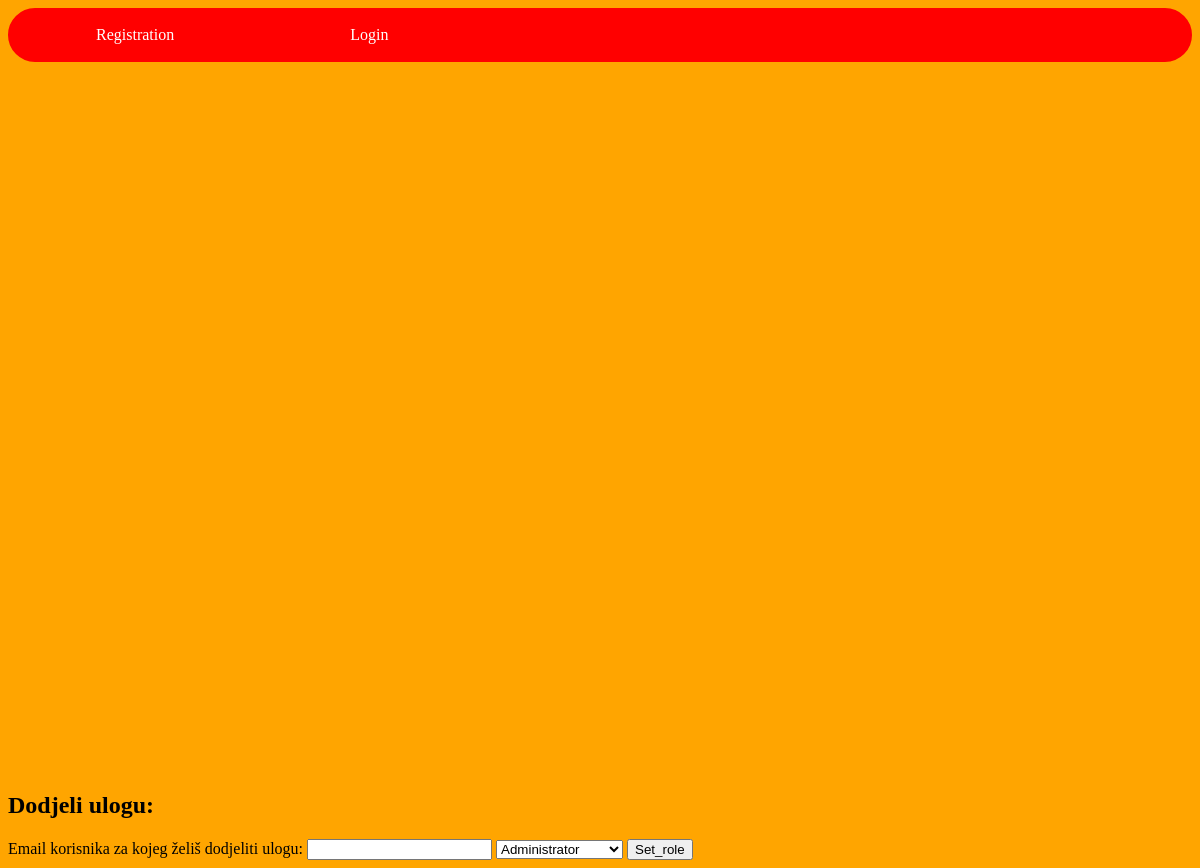
Page /dodjeli_uloge.php on the earlier database version.
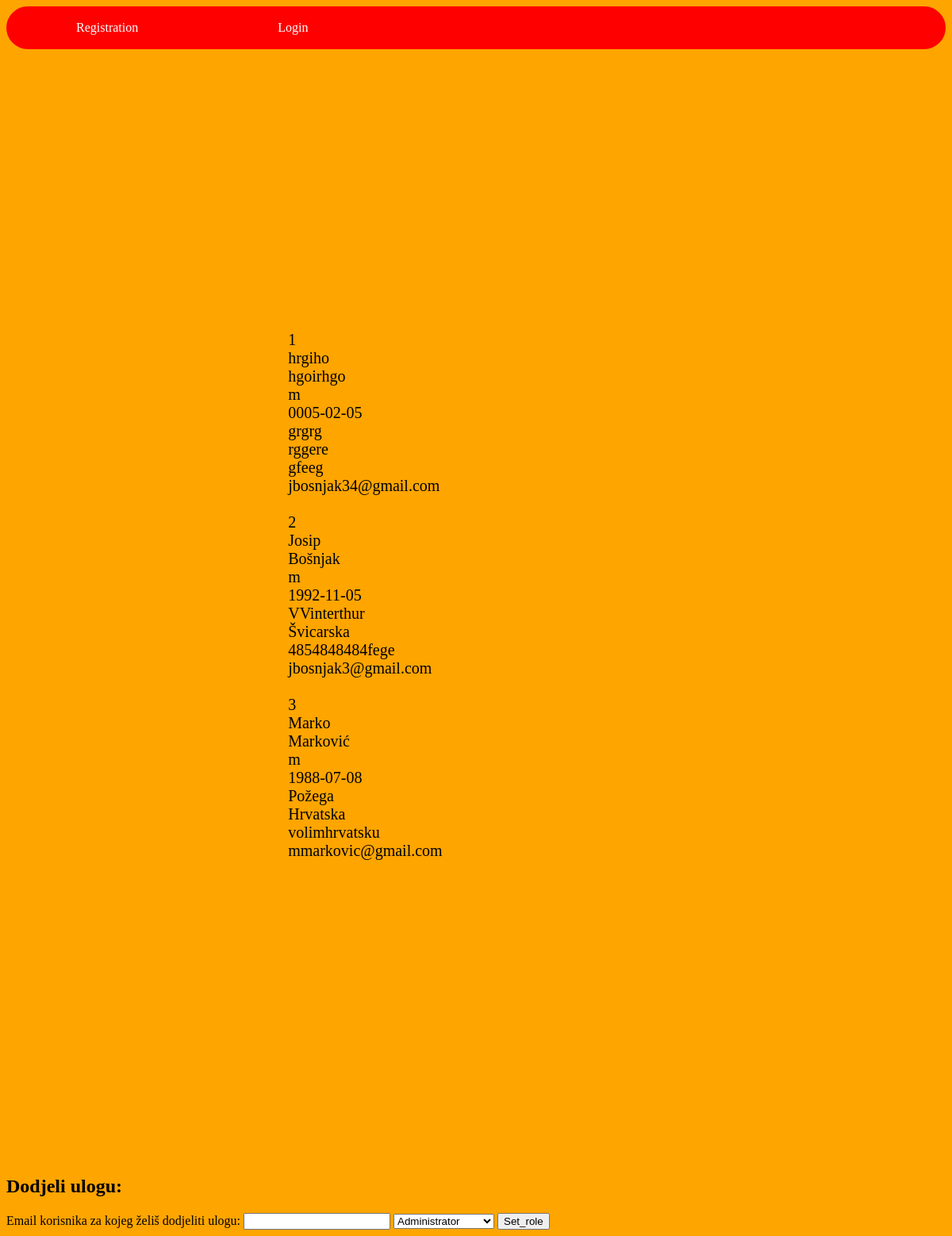
Same page on the later database version.
### tables this page shows
CREATE TABLE `registration` (
  `id` int(11) NOT NULL,
  `fname` varchar(50) NOT NULL,
  `lname` varchar(50)  NOT NULL,
  `sex` varchar(1)  NOT NULL,
  `dateofbirth` date NOT NULL,
  `cityofbirth` varchar(50)  NOT NULL,
  `countryofbirth` varchar(50) NOT NULL,
  `pass` varchar(50)  NOT NULL,
  `profilepicture` longblob DEFAULT NULL
);

### dodjeli_uloge.php (the view, shortened to what this page needs)
<!DOCTYPE html>
<html lang="en">
<head>
    <link rel="stylesheet" href="css/stil.css" type="text/css" media="all">
</head>
<body>
<div class="con">
<nav>
    <a href="registration.php" target="_blank">Registration</a>
    <a href="login.php" target="_blank">Login</a>
</nav>
    </div>
<div class="pravila">
<section>
              <?php
                include("dbconn.php");
                $sql="SELECT id, fname, lname, sex, dateofbirth, cityofbirth, countryofbirth, pass, email FROM registration";
                $result=mysqli_query($dbc,$sql);
                while($res=mysqli_fetch_array($result)){
                    echo $res['id']."<br>";
                    echo $res['fname']."<br>";
                    echo $res['lname']."<br>";
                    echo $res['sex']."<br>";
                    echo $res['dateofbirth']."<br>";
                    echo $res['cityofbirth']."<br>";
                    echo $res['countryofbirth']."<br>";
                    echo $res['pass']."<br>";
                    echo $res['email']."<br><br>";
                }
              ?>
</section>
</div>
    <div id="dodjela_uloga">
    <section>
        <h2>Dodjeli ulogu:</h2>
        <form action="dodjeli_uloge.php" method="post">
        <label>Email korisnika za kojeg želiš dodjeliti ulogu:</label>
        <input type="email" name="email" autocomplete="off">
        <select name="selektiraj">
           <option value="Administrator">Administrator</option>
        </select>
        <input type="submit" value="Set_role">
        </form>
    </section>
    </div>
</body>
</html>

### css/stil.css (style rules this page uses)
body { background-color: orange; }
nav a:link, a:visited { border: 2px solid red; border-radius: 30px; margin-left: 5%; margin-right: 5%; background-color: red; color: #FFF; padding: 14px 25px; text-align: center; text-decoration: none; display: inline-block; }
nav, a:hover, a:active { border: 2px solid red; border-radius: 30px; background-color: red; }
.pravila { padding: 30%; text-align: justify; font-size: 20px; }

Differences in the rows shown:
added registration: id "1", fname "hrgiho", lname "hgoirhgo", sex "m", dateofbirth "0005-02-05", cityofbirth "grgrg", countryofbirth "rggere", pass "gfeeg", email "jbosnjak34@gmail.com"
added registration: id "2", fname "Josip", lname "Bošnjak", sex "m", dateofbirth "1992-11-05", cityofbirth "VVinterthur", countryofbirth "Švicarska", pass "4854848484fege", email "jbosnjak3@gmail.com"
added registration: id "3", fname "Marko", lname "Marković", sex "m", dateofbirth "1988-07-08", cityofbirth "Požega", countryofbirth "Hrvatska", pass "volimhrvatsku", email "mmarkovic@gmail.com"
